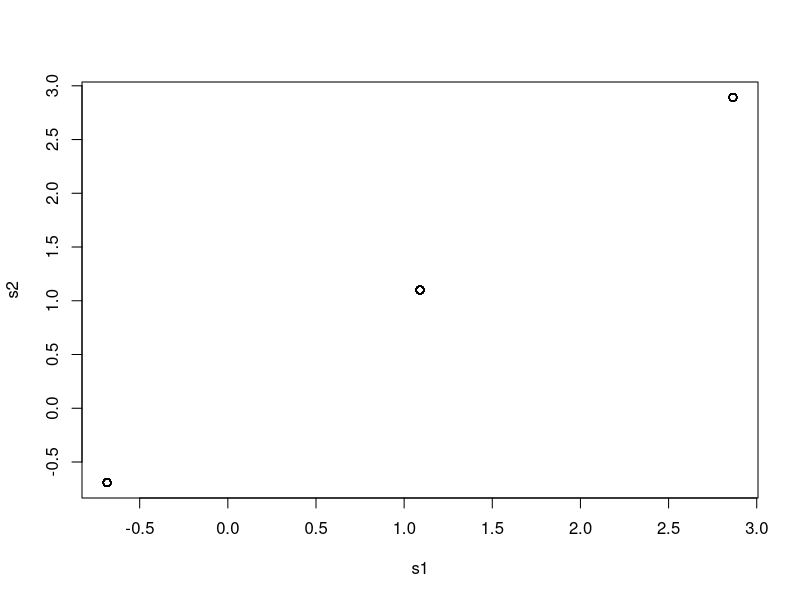

Generate this figure with R: (Note: this script raises an error after producing the figure.)
## ---- chunk 1
data = c(74, 68, 75, 72, 79, 76, 71, 77, 74, 81, 75, 72, 77, 73, 79)
grup = c(rep(1:5, 3))

anova(aov(data ~ as.factor(grup)))
## ---- chunk 2

geno = rbinom(1e3, 2, 0.2)
table(geno)
f = sum(geno) / length(geno) / 2

mean(geno)
var(geno)
s1 = scale(geno)
mean(s1)
var(s1)

s2 = (geno - 2 * f) / sqrt(2 * f * (1-f))
plot(s1, s2)

head(s1)
head(s2)
## ---- chunk 3
x = rbinom(1e3, 2, .5)
x = matrix(x, nrow = 10)
x = apply(x, 2, scale)
na = apply(x, 2, function(y) sum(is.na(y)))
x = x[, na == 0]

x %*% t(x) / dim(x)[2]
## ---- chunk 4
library(MASS)

Sigma <- matrix(c(10,3,3,2),2,2)
Sigma

xx = mvrnorm(n = 1000, rep(0, 2), Sigma)
var(xx)

var(mvrnorm(n = 1000, rep(0, 2), Sigma, empirical = TRUE))
## ---- chunk 5
pl = c("AC", "AD", "BC", "BD")
sibs = replicate(1e3, sample(pl, 2, replace = T))
sibs = as.data.frame(t(sibs))

sibs = apply(sibs, 1, function(x) {
  unlist(strsplit(x, ""))
})

sibs = as.data.frame(t(sibs))

ibd = apply(sibs, 1, function(x) {
  am = sample(x[1:2])
  af = sample(x[3:4])
  am == af
})

mean(ibd)

sibs = apply(sibs, 1, function(x) {
  sum(duplicated(x)) / 2
})

table(sibs)
## ---- chunk 6
Z0 = P(IBD = 0)
Z1 = P(IBD = 1)
Z2 = P(IBD = 2)

Phi = Z2 + 0.5 * Z1
